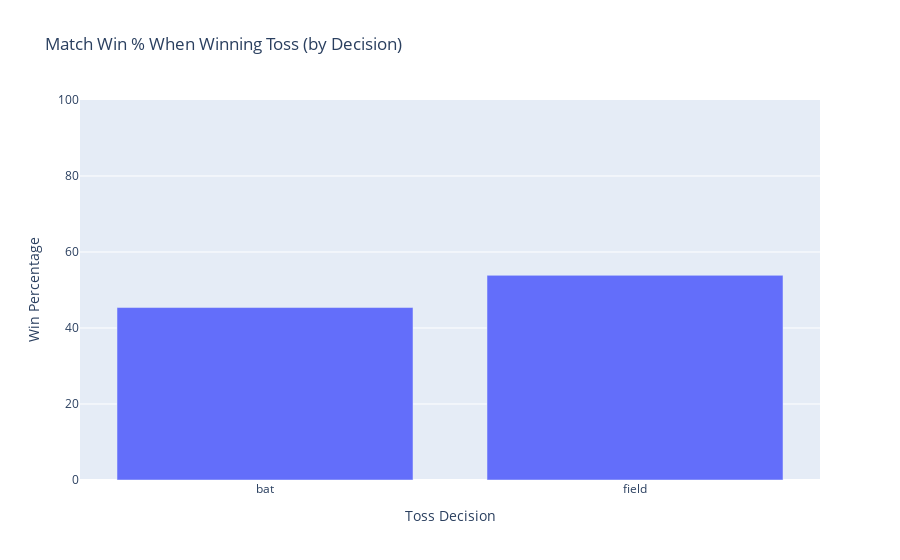

Here is the notebook cell this chart was saved with:
### Code cell
#Impact of toss on match result

print("\n Impact of toss on match result")
df['toss_winner_won_match'] = (df['toss_winner'] == df['winner']).astype(int)

# Exclude matches with no result or unknown winner for calculating percentage

valid_matches_for_toss_impact = df[~df['winner'].isin(['No Result', 'Unknown'])]
toss_win_percentage = valid_matches_for_toss_impact['toss_winner_won_match'].mean() * 100
print(f"Percentage of matches (with result) where toss winner also won: {toss_win_percentage:.2f}%")

toss_decision_impact = valid_matches_for_toss_impact.groupby('toss_decision')['toss_winner_won_match'].mean() * 100
print("\nWin percentage when winning toss & choosing to bat vs field:")
print(toss_decision_impact)
fig4 = px.bar(x=toss_decision_impact.index, y=toss_decision_impact.values,
              title='Match Win % When Winning Toss (by Decision)',
              labels={'x': 'Toss Decision', 'y': 'Win Percentage'})
fig4.update_layout(yaxis_range=[0, 100])
fig4.show()

### Figure 1 — Plotly figure (JSON) as saved in the notebook; plotly's stock layout.template omitted (floating-point values rounded to 4 significant figures)
{"data": [{"hovertemplate": "Toss Decision=%{x}<br>Win Percentage=%{y}<extra></extra>", "legendgroup": "", "marker": {"color": "#636efa", "pattern": {"shape": ""}}, "name": "", "orientation": "v", "showlegend": false, "textposition": "auto", "type": "bar", "x": ["bat", "field"], "xaxis": "x", "y": [45.38, 53.86], "yaxis": "y"}], "layout": {"barmode": "relative", "legend": {"tracegroupgap": 0}, "title": {"text": "Match Win % When Winning Toss (by Decision)"}, "xaxis": {"anchor": "y", "domain": [0, 1], "title": {"text": "Toss Decision"}}, "yaxis": {"anchor": "x", "domain": [0, 1], "range": [0, 100], "title": {"text": "Win Percentage"}}}}
